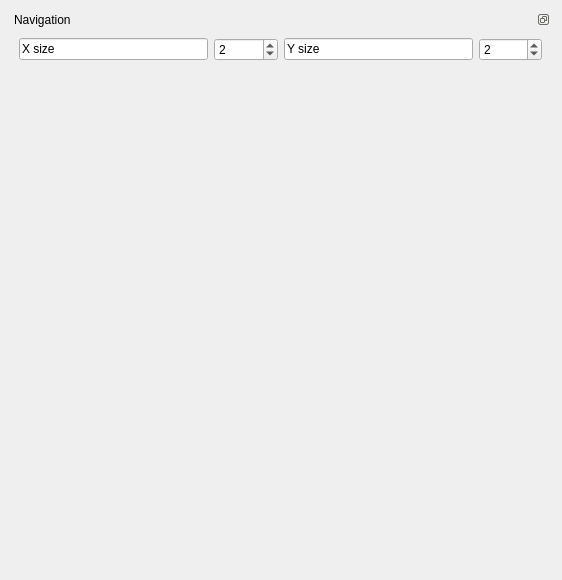
<?xml version="1.0" encoding="UTF-8"?>
<ui version="4.0">
 <class>Form</class>
 <widget class="QWidget" name="Form">
  <property name="geometry">
   <rect>
    <x>0</x>
    <y>0</y>
    <width>562</width>
    <height>580</height>
   </rect>
  </property>
  <property name="windowTitle">
   <string>Form</string>
  </property>
  <widget class="QDockWidget" name="navigationWidget">
   <property name="geometry">
    <rect>
     <x>10</x>
     <y>10</y>
     <width>541</width>
     <height>567</height>
    </rect>
   </property>
   <property name="sizePolicy">
    <sizepolicy hsizetype="Preferred" vsizetype="Preferred">
     <horstretch>0</horstretch>
     <verstretch>0</verstretch>
    </sizepolicy>
   </property>
   <property name="minimumSize">
    <size>
     <width>541</width>
     <height>567</height>
    </size>
   </property>
   <property name="floating">
    <bool>false</bool>
   </property>
   <property name="features">
    <set>QDockWidget::DockWidgetFloatable|QDockWidget::DockWidgetMovable</set>
   </property>
   <property name="windowTitle">
    <string>Navigation</string>
   </property>
   <widget class="QWidget" name="dockWidgetContents_20">
    <property name="sizePolicy">
     <sizepolicy hsizetype="Minimum" vsizetype="Minimum">
      <horstretch>0</horstretch>
      <verstretch>0</verstretch>
     </sizepolicy>
    </property>
    <property name="minimumSize">
     <size>
      <width>541</width>
      <height>541</height>
     </size>
    </property>
    <layout class="QGridLayout" name="gridLayout_39">
     <item row="1" column="0">
      <layout class="QGridLayout" name="gridLayout_40">
       <item row="0" column="0">
        <widget class="MyMplCanvas" name="widget_15" native="true">
         <property name="sizePolicy">
          <sizepolicy hsizetype="Expanding" vsizetype="Expanding">
           <horstretch>0</horstretch>
           <verstretch>0</verstretch>
          </sizepolicy>
         </property>
        </widget>
       </item>
      </layout>
     </item>
     <item row="0" column="0">
      <layout class="QGridLayout" name="gridLayout_41">
       <item row="0" column="1">
        <widget class="QSpinBox" name="navX_7">
         <property name="sizePolicy">
          <sizepolicy hsizetype="Minimum" vsizetype="Fixed">
           <horstretch>1</horstretch>
           <verstretch>0</verstretch>
          </sizepolicy>
         </property>
         <property name="wrapping">
          <bool>true</bool>
         </property>
         <property name="minimum">
          <number>1</number>
         </property>
         <property name="value">
          <number>2</number>
         </property>
        </widget>
       </item>
       <item row="0" column="3">
        <widget class="QSpinBox" name="navY_7">
         <property name="sizePolicy">
          <sizepolicy hsizetype="Minimum" vsizetype="Fixed">
           <horstretch>1</horstretch>
           <verstretch>0</verstretch>
          </sizepolicy>
         </property>
         <property name="wrapping">
          <bool>true</bool>
         </property>
         <property name="frame">
          <bool>true</bool>
         </property>
         <property name="minimum">
          <number>1</number>
         </property>
         <property name="value">
          <number>2</number>
         </property>
        </widget>
       </item>
       <item row="0" column="0">
        <widget class="QLineEdit" name="lineEdit_19">
         <property name="sizePolicy">
          <sizepolicy hsizetype="Expanding" vsizetype="Fixed">
           <horstretch>3</horstretch>
           <verstretch>0</verstretch>
          </sizepolicy>
         </property>
         <property name="text">
          <string>X size</string>
         </property>
         <property name="readOnly">
          <bool>true</bool>
         </property>
        </widget>
       </item>
       <item row="0" column="2">
        <widget class="QLineEdit" name="lineEdit_20">
         <property name="sizePolicy">
          <sizepolicy hsizetype="Expanding" vsizetype="Fixed">
           <horstretch>3</horstretch>
           <verstretch>0</verstretch>
          </sizepolicy>
         </property>
         <property name="text">
          <string>Y size</string>
         </property>
         <property name="readOnly">
          <bool>true</bool>
         </property>
        </widget>
       </item>
      </layout>
     </item>
    </layout>
   </widget>
  </widget>
 </widget>
 <customwidgets>
  <customwidget>
   <class>MyMplCanvas</class>
   <extends>QWidget</extends>
   <header>custom_widgets</header>
   <container>1</container>
  </customwidget>
 </customwidgets>
 <resources/>
 <connections/>
</ui>
